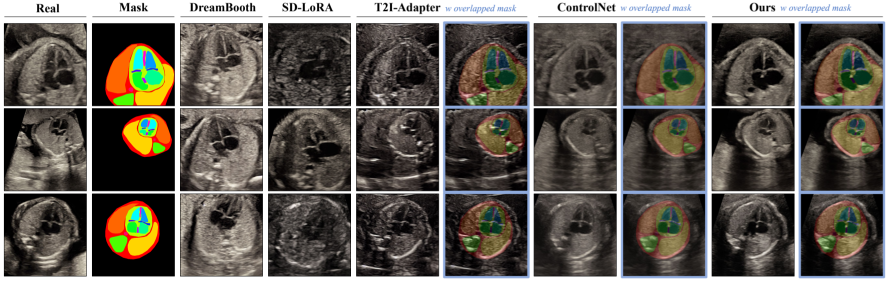
#> input picture assets/image-20261008171727993.png, 1777 x 561 px, found by its file name (shown at 1/2 size)
$ python run_prediction_nnUNet_dice_for_dir.py --dir_name ../../assets --input_root ../../assets --output_root out.png --gt_mask_dir ../../assets
#> lines starting #> are read from the running program, lines starting #| are printed output that depends on the picture
#> pass 2 of the loop in main, `for idx, adata in enumerate(os.listdir(generated_data_dir)):`:
import os
import sys
import shutil
import subprocess
import argparse
import numpy as np
import tempfile
from pathlib import Path
from PIL import Image
import cv2
import json

from metrics.Dice_with_acc import MultiClassDiceEvaluator


# [41 lines left out: function get_dice_score, not called in this run]


def run_nnunet_prediction(image_paths, output_dir, dataset_id, fold, config,
                          nnUNet_preprocessed=None, nnUNet_results=None, nnUNet_raw=None):
    """
    对一组图像运行 nnUNet 预测

    Args:
        image_paths: 图像路径列表
        output_dir: 输出目录
        dataset_id: 数据集 ID
        fold: 折数
        config: 配置 (2d, 3d_lowres 等)
        nnUNet_preprocessed: nnUNet 预处理数据目录
        nnUNet_results: nnUNet 结果目录
        nnUNet_raw: nnUNet 原始数据目录

    Returns:
        dict: {filename: prediction_path}
    """
#> called with dataset_id = 325, fold = 0, config = '2d'
    # 设置环境变量
    env = os.environ.copy()
    if nnUNet_preprocessed is not None:
        env['nnUNet_preprocessed'] = str(nnUNet_preprocessed)
        print(f"设置环境变量 nnUNet_preprocessed={nnUNet_preprocessed}")
    if nnUNet_results is not None:
        env['nnUNet_results'] = str(nnUNet_results)
        print(f"设置环境变量 nnUNet_results={nnUNet_results}")
    if nnUNet_raw is not None:
        env['nnUNet_raw'] = str(nnUNet_raw)
        print(f"设置环境变量 nnUNet_raw={nnUNet_raw}")

    # 创建临时输入目录
    temp_input = tempfile.mkdtemp(prefix="nnunet_input_")
    temp_input_path = Path(temp_input)

    # 复制图像到临时目录（确保转换为灰度图）
    name_mapping = {}  # {新文件名: 原始文件名}
    for img_path in image_paths:
        # 使用统一格式的文件名（防止重复）
        # nnUNet期望的格式：文件名_0000.png (单通道)
        base_name = f"input_{len(name_mapping):04d}"
        new_name = f"{base_name}_0000.png"
        dst = temp_input_path / new_name

        # 读取图像并转换为灰度图
        img = cv2.imread(str(img_path), cv2.IMREAD_GRAYSCALE)
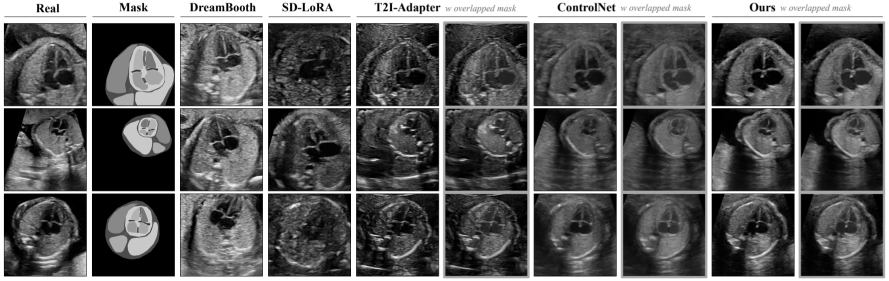
#> img: shape (561, 1777) (shown at 1/2 size); min 0, max 255, mean 92.7
        if img is None:
            raise ValueError(f"无法读取图像: {img_path}")

        # 保存为灰度图
        cv2.imwrite(str(dst), img)

        # 存储映射关系（不带_0000后缀，便于后续查找）
        # name_mapping[base_name] = img_path.name   # the name are the same
        name_mapping[base_name] = img_path #
#> pass 2 of the loop in run_nnunet_prediction, `for img_path in image_paths:`:
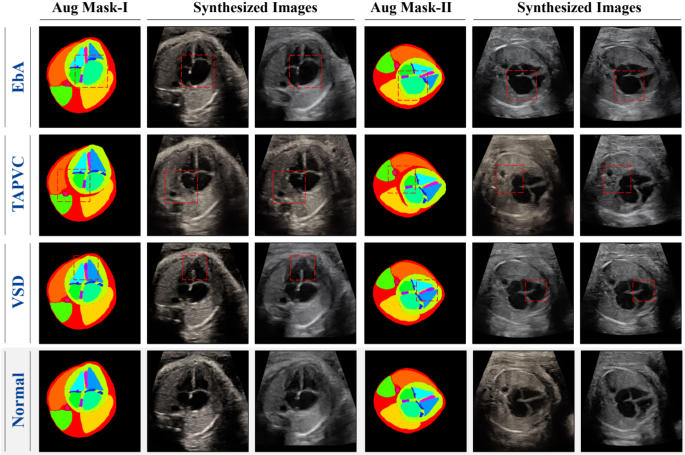
#> input picture assets/image-20261008171856936.png, 1370 x 909 px, found by its file name (shown at 1/2 size)
#> in run_nnunet_prediction, `img = cv2.imread(str(img_path), cv2.IMREAD_GRAYSCALE)`:
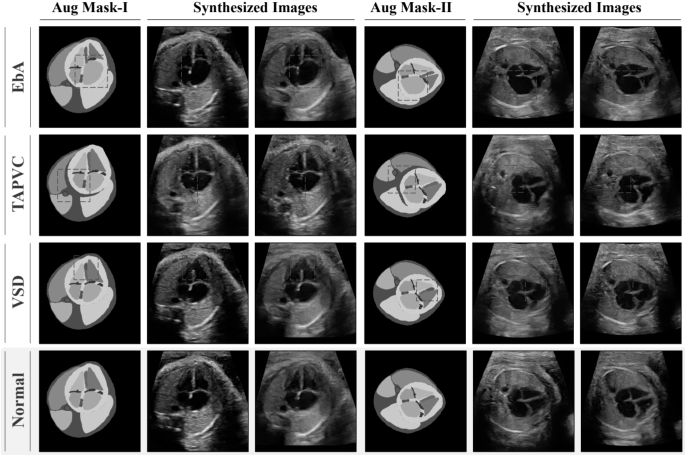
#> img: shape (909, 1370) (shown at 1/2 size); min 0, max 255, mean 88.9

    try:
        # 构建 nnUNet 命令
        cmd = [
            "nnUNetv2_predict",
            "-i", str(temp_input_path),
            "-o", str(output_dir),
            "-d", str(dataset_id),
            "-f", str(fold),
            "-c", config,
            "-tr", "nnUNetTrainer_200epoches",
            "-chk", "checkpoint_best.pth",
            # "--disable_tta",  # 禁用测试时增强，提高速度
        ]

        print(f"运行 nnUNet 预测: {' '.join(cmd)}")

        # 运行命令（使用设置的环境变量）
        result = subprocess.run(
            cmd,
            capture_output=True,
            text=True,
            check=True,
            env=env
        )

        # 查找输出文件并映射回原始文件名
        output_dir_path = Path(output_dir)
        pred_files = sorted(output_dir_path.glob("*.png")) + sorted(output_dir_path.glob("*.jpg"))

        # 构建映射: {原始文件名: 预测文件路径}
        pred_mapping = {}
        for pred_file in pred_files:
            # nnUNet 输出文件名格式: input_XXXX_0000.png 或 input_XXXX.png
            stem = pred_file.stem
            # if stem.endswith("_0000"):
            #     stem = stem[:-5]

            # 找到对应的原始文件名
            original_name = name_mapping.get(stem)
            if original_name:
                pred_mapping[original_name] = pred_file

        return pred_mapping

    finally:
        # 清理临时目录
        shutil.rmtree(temp_input_path, ignore_errors=True)


def parse_args():
    parser = argparse.ArgumentParser(
        description='计算某个文件夹中图像的预测结果，以及dice score'
    )

    # 必需参数
    parser.add_argument(
        '--dir_name',
        type=str,
        required=True,
        help='directory name of input images'
    )
    parser.add_argument(
        '--input_root',
        type=str,
        required=True,
        help='输入的图像目录'
    )
    parser.add_argument(
        '--output_root',
        type=str,
        required=True,
        help='输出目录（重新排序后的数据）'
    )
    parser.add_argument(
        '--gt_mask_dir',
        type=str,
        required=True,
        help='源数据目录（用于查找真实掩码）'
    )

    # nnUNet 参数
    parser.add_argument(
        '--dataset_id',
        type=int,
        default=325,
        help='nnUNet 数据集 ID'
    )
    parser.add_argument(
        '--fold',
        type=int,
        default=0,
        help='nnUNet 折数'
    )
    parser.add_argument(
        '--config',
        type=str,
        default='2d',
        help='nnUNet 配置 (2d, 3d_lowres 等)'
    )
    parser.add_argument(
        '--target_classes',
        type=str,
        default='1,2,3,4,5,6,7',
        help='目标类别，用逗号分隔（例如：1,2,3）'
    )

    # nnUNet 环境变量参数
    parser.add_argument(
        '--nnUNet_preprocessed',
        type=str,
        default=None,
        help='nnUNet 预处理数据目录路径'
    )
    parser.add_argument(
        '--nnUNet_results',
        type=str,
        default=None,
        help='nnUNet 结果目录路径'
    )
    parser.add_argument(
        '--nnUNet_raw',
        type=str,
        default=None,
        help='nnUNet 原始数据目录路径'
    )

    args = parser.parse_args()
    return args


def main():

    args = parse_args()

    # 参数
    dir_name = args.dir_name
    input_root = Path(args.input_root)
    output_root = Path(args.output_root)
    gt_mask_dir = Path(args.gt_mask_dir)
    # nnUNet checkpoint settings
    dataset_id = args.dataset_id
    fold = args.fold
    config = args.config
    target_classes = list(map(int, args.target_classes.split(',')))

    # nnUNet 环境变量参数
    nnUNet_preprocessed = args.nnUNet_preprocessed
    nnUNet_results = args.nnUNet_results
    nnUNet_raw = args.nnUNet_raw

    # 打印环境变量设置
    if nnUNet_preprocessed:
        print(f"nnUNet_preprocessed: {nnUNet_preprocessed}")
    if nnUNet_results:
        print(f"nnUNet_results: {nnUNet_results}")
    if nnUNet_raw:
        print(f"nnUNet_raw: {nnUNet_raw}")

    generated_data_dir = os.path.join(input_root, dir_name)

    output_dir = os.path.join(output_root, dir_name)
    if not os.path.exists(output_dir):
        os.makedirs(output_dir, exist_ok=True)

    ### collect images
    generated_data_list = []
    for idx, adata in enumerate(os.listdir(generated_data_dir)):
        if not adata.endswith("png"):
            continue
        cur_data_path = os.path.join(generated_data_dir, adata)
        generated_data_list.append(cur_data_path)
        # debug usage
        # if idx > 5: break

    ### run prediction
    tmp_dir_path = "./output_dir/tmp"
    os.makedirs(tmp_dir_path, exist_ok=True)
    print("==> temp results saved in: {}".format(tmp_dir_path))

    temp_output_dir = tempfile.mkdtemp(dir=tmp_dir_path, prefix="nnunet_resort_")
    # 运行 nnUNet 预测
    pred_output = Path(temp_output_dir) / "predictions"
    pred_output.mkdir(parents=True, exist_ok=True)

    pred_mapping = run_nnunet_prediction(
        generated_data_list,
        str(pred_output),
        dataset_id,
        fold,
        config,
        nnUNet_preprocessed,
        nnUNet_results,
        nnUNet_raw
    )

    ### copy predictions back to dst_path
    pred_output_dir = os.path.join(output_dir, "prediction")
    if not os.path.exists(pred_output_dir):
        os.makedirs(pred_output_dir)

    for img_path, pred_path in pred_mapping.items():
        raw_filename = os.path.basename(img_path)
        src_pred_path = pred_path
        dst_pred_path = os.path.join(pred_output_dir, raw_filename)
        shutil.copy(src_pred_path, dst_pred_path)

    shutil.rmtree(temp_output_dir, ignore_errors=True)  # clear tmp dir
    print("pred results are saved in: {}".format(output_dir))

    ### evaluation (dice), and save jsonl
    metrics_jsonl = []
    dice_list = []
    cnt = 0
    for afile in os.listdir(pred_output_dir):
        cur_filename = afile
        cur_pred_path = os.path.join(pred_output_dir, cur_filename)
        cur_gt_path = os.path.join(gt_mask_dir, cur_filename).replace("_generated", "")

        evaluator = MultiClassDiceEvaluator("", "", target_classes)
        gt_mask = evaluator._read_mask(str(cur_gt_path))
        pred_mask = evaluator._read_mask(str(cur_pred_path))

        # 计算 Dice
        class_dice = get_dice_score(pred_mask, gt_mask, target_classes)

        cur_metric = {
            "filename": afile,
            "pred": cur_pred_path,
            "gt": cur_gt_path,
            "dice": [float(i) for i in class_dice],
        }
        metrics_jsonl.append(cur_metric)
        dice_list.append(np.mean(class_dice))
        cnt += 1
        pass

    save_metric_jsonl_path = os.path.join(output_dir, "metric_class_dice.jsonl")
    with open(save_metric_jsonl_path, "w") as f:
        json.dump(metrics_jsonl, f, indent=4)
    print(f"save metrics: {cnt} items")
    print("==> mean dice: {}".format(np.mean(dice_list)))

    print("==> Finish! ")


if __name__ == "__main__":
    main()
#> (the call stopped at in run_nnunet_prediction, `result = subprocess.run( cmd, capture_output=True, text=True, check=Tr..`: subprocess is not available in this run)
